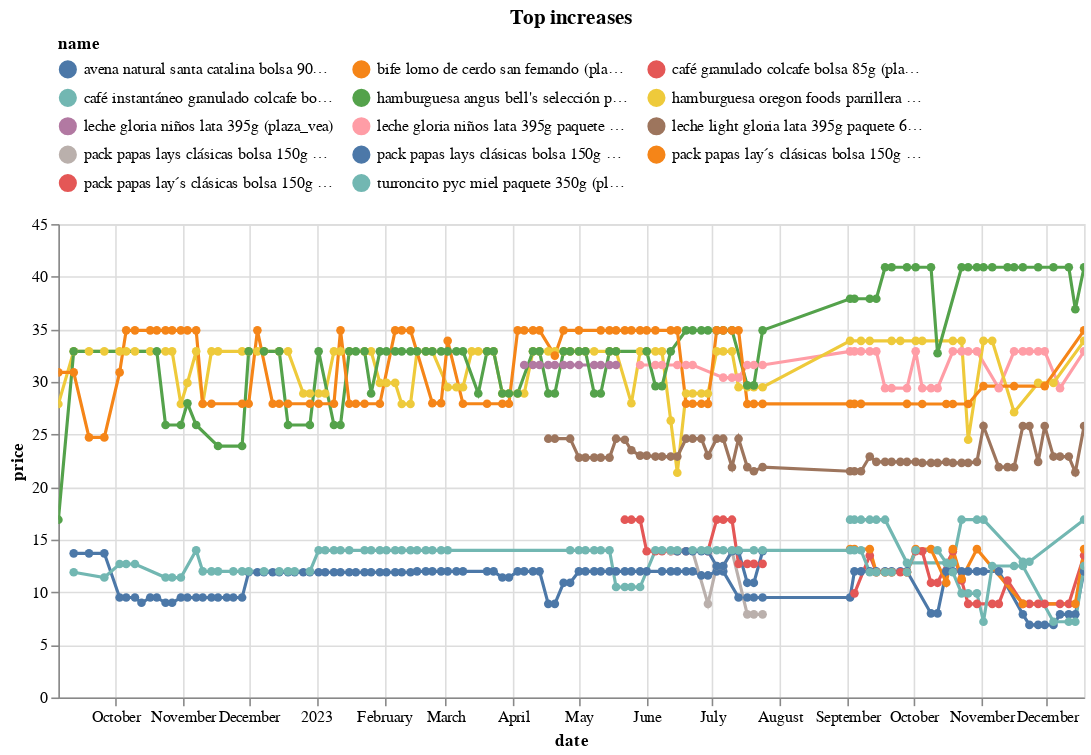

Notebook source saved alongside this figure:
### Code cell
(top_changes_abs
 .sort_values('change')
 .tail(10)
 .pipe(plot_changes, 'Top increases')
)

### Figure 1 — Vega-Lite specification as saved in the notebook (floating-point values rounded to 4 significant figures; data arrays with more than 128 entries replaced by an {"elided": "..."} marker saying what was removed)
{"config": {"view": {"continuousWidth": 300, "continuousHeight": 300}, "legend": {"columns": 3, "orient": "top"}}, "data": {"name": "data-d672612f7afc2a67bcf3915b227f3647"}, "mark": {"type": "line", "point": true}, "encoding": {"color": {"field": "name", "scale": {"domain": ["avena natural santa catalina bolsa 900g (plaza_vea)", "bife lomo de cerdo san fernando (plaza_vea)", "café granulado colcafe bolsa 85g (plaza_vea)", "café instantáneo granulado colcafe bolsa 85g (plaza_vea)", "hamburguesa angus bell's selección paquete 4un (plaza_vea)", "hamburguesa oregon foods parrillera 100% carne de res caja 4un (plaza_vea)", "leche gloria niños lata 395g (plaza_vea)", "leche gloria niños lata 395g paquete 8un (plaza_vea)", "leche light gloria lata 395g paquete 6un (plaza_vea)", "pack papas lays clásicas bolsa 150g + piqueo snax bolsa 200g (plaza_vea)", "pack papas lays clásicas bolsa 150g + tortillas fritas de maíz doritos queso atrevido bolsa 190g (plaza_vea)", "pack papas lay´s clásicas bolsa 150g + doritos queso atrevido 190g paquete 2un (plaza_vea)", "pack papas lay´s clásicas bolsa 150g + piqueo snax bolsa 200g paquete 2un (plaza_vea)", "turroncito pyc miel paquete 350g (plaza_vea)"]}, "type": "nominal"}, "tooltip": [{"field": "name", "type": "nominal"}, {"field": "price", "type": "quantitative"}, {"field": "last_price", "type": "quantitative"}], "x": {"field": "date", "type": "temporal"}, "y": {"field": "price", "type": "quantitative"}}, "params": [{"name": "param_11", "select": {"type": "point", "fields": ["name"]}, "bind": "legend"}, {"name": "param_12", "select": {"type": "interval", "encodings": ["x", "y"]}, "bind": "scales"}], "title": "Top increases", "transform": [{"filter": {"param": "param_11"}}], "width": 650, "$schema": "https://vega.github.io/schema/vega-lite/v5.16.3.json", "datasets": {"data-d672612f7afc2a67bcf3915b227f3647": {"elided": "659 records"}}}
